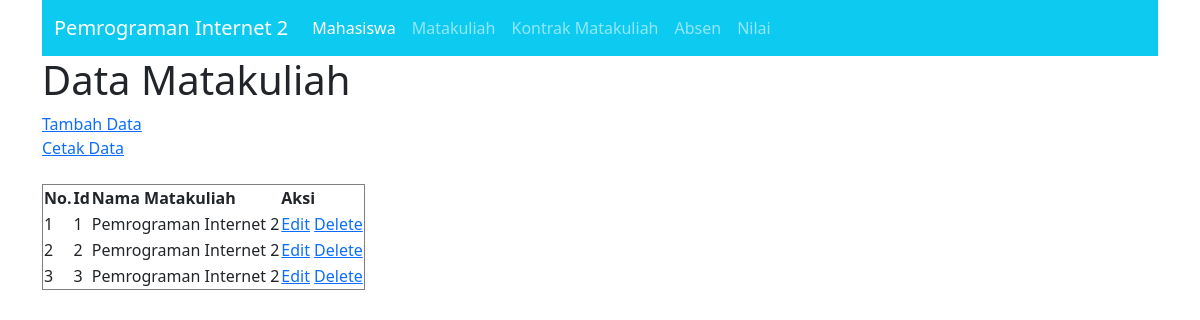
The app's page /matakuliah.php with its own data.
### tables this page shows
CREATE TABLE `matakuliah` (
  `id` int(11) NOT NULL,
  `nama_mk` varchar(50) NOT NULL
);

### connection.php (called while the page is built)
<?php
class Connection
{
	 public function get_connection()
	 {
		 $host = "localhost";
		 $database = "mahasiswa";
		 $username = "root";
		 $password = "";
		 $connect = new mysqli($host, $username, $password, $database);
		 return $connect;
	 }
}

### model.php (called while the page is built, shortened)
<?php
include 'connection.php';
class Model extends Connection
{
public function __construct()
 {
 $this->conn = $this->get_connection();
 }
public function tampil_data_matakuliah()
{
	 $sql = "SELECT * FROM matakuliah";
	 $bind = $this->conn->query($sql);
	 while ($obj = $bind->fetch_object()) { $baris[] = $obj;
 }
 if(!empty($baris)){
 	return $baris;
 }
}
}

### matakuliah.php (the view, shortened to what this page needs)
<?php
include 'model.php';
$model = new Model();
$index = 1;
?>
<!doctype html>
<html lang="en">
<head>
    <link href="https://cdn.jsdelivr.net/npm/bootstrap@5.0.0-beta3/dist/css/bootstrap.min.css" rel="stylesheet">
</head>
<body>
<div class="container">
<nav class="navbar navbar-expand-lg navbar-dark bg-info">
    <div class="container-fluid">
      <a class="navbar-brand" href="index.php">Pemrograman Internet 2</a>
    <div class="collapse navbar-collapse" id="navbarNav">
        <ul class="navbar-nav">
            <li class="nav-item">
              <a class="nav-link active" aria-current="page" href="mahasiswa.php">Mahasiswa</a>
            </li>
            <li class="nav-item">
              <a class="nav-link" href="matakuliah.php">Matakuliah</a>
            </li>
            <li class="nav-item">
              <a class="nav-link" href="kontrak_mk.php">Kontrak Matakuliah</a>
            </li>
            <li class="nav-item">
              <a class="nav-link" href="absen.php">Absen</a>
            </li>
            <li class="nav-item">
              <a class="nav-link" href="index.php">Nilai</a>
            </li>
        </ul>
      </div>
    </div>
</nav>
<h1>Data Matakuliah</h1>
<a href="create_mk.php">Tambah Data</a>
<br>
<a href="print_mk.php" target="_blank">Cetak Data</a>
<br><br>
<table border="1">
  <thead>
    <tr>
      <th>No.</th>
      <th>Id</th>
      <th>Nama Matakuliah</th>
      <th>Aksi</th>
    </tr>
  </thead>
<tbody>
<?php
$result = $model->tampil_data_matakuliah();
if ( !empty($result) ) {
  foreach ($result as $data): ?>
    <tr>
      <td><?=$index++ ?></td>
      <td><?=$data->id ?></td>
      <td><?=$data->nama_mk ?></td>
      <td>
        <a name="edit" id="edit" href="edit_mk.php?id=<?=$data->id ?>">Edit</a>
        <a name="hapus_matakuliah" id="hapus_matakuliah" href="proses.php?id=<?=$data->id ?>">Delete</a>
      </td>
    </tr>
  <?php endforeach;
} else{ ?>
<tr>
<td colspan="9">Belum ada data pada tabel matakuliah.</td>
</tr>
<?php } ?>
</tbody>
</table>
</div>
</body>
</html>

### records on screen
matakuliah: id "1", nama_mk "Pemrograman Internet 2"
matakuliah: id "2", nama_mk "Pemrograman Internet 2"
matakuliah: id "3", nama_mk "Pemrograman Internet 2"
